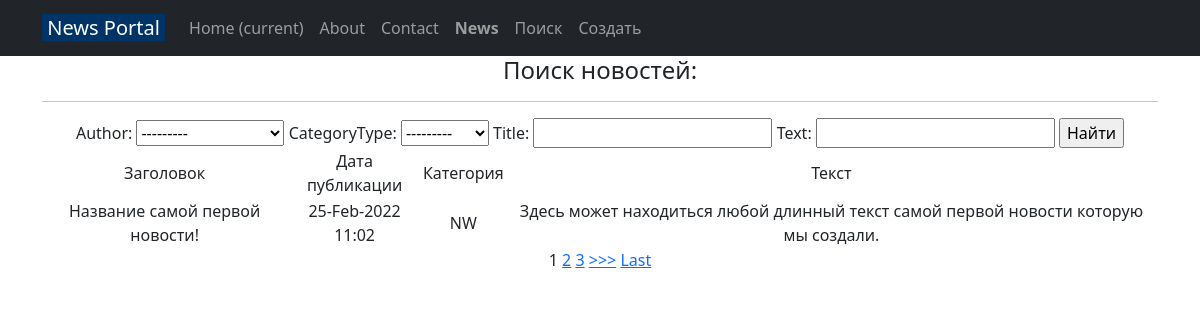
The app's page /news/search/ with its own data.
### news/models.py (models this page shows, shortened)
class Post(models.Model):
    author = models.ForeignKey(Author, on_delete=models.CASCADE)
    NEWS = 'NW'
    ARTICLE = 'AR'
    CATEGORY_CHOICES = (
        (NEWS, 'Новость'),
        (ARTICLE, 'Статья'),
    )
    categoryType = models.CharField(max_length=2, choices=CATEGORY_CHOICES, default=ARTICLE)
    dateCreation = models.DateTimeField(auto_now_add=True)
    postCategory = models.ManyToManyField(Category, through='PostCategory')
    title = models.CharField(max_length=128)
    text = models.TextField()
    rating = models.SmallIntegerField(default=0)
    class Meta:
        verbose_name = 'Новость'
        verbose_name_plural = 'Новости'

### news/views.py (the view)
# urls.py: path('search/', PostSearch.as_view(), name='search'), # Ссылка на вкладку "Поиск"
class PostSearch(PostList):
    template_name = 'flatpages/search.html'
    context_object_name = 'search'
    queryset = Post.objects.all()
    paginate_by = 1

### news/forms.py
class PostForm(ModelForm):
    check_box = BooleanField(label='Ало, Галочка!')  # добавляем галочку, или же true-false поле
    class Meta:
        model = Post
        fields = ['author', 'title', 'categoryType', 'text', 'check_box']

### news/templatetags/custom_filters.py (called while the page is built)
@register.filter(name='censor')
def censor(value):
    for word in censor_list:
        value = value.replace(word, '***')
    return value

### news/views.py (called while the page is built)
    def get_filter(self):
        return PostFilter(self.request.GET, queryset=super().get_queryset())

    def get_queryset(self):
        return self.get_filter().qs

    def get_context_data(self, **kwargs):
        context = super().get_context_data(**kwargs)
        context['time_now'] = datetime.utcnow()
        context['filter'] = PostFilter(self.request.GET, queryset=self.get_queryset())
        context['categories'] = Category.objects.all()
        context['form'] = PostForm()
        return context

### templates/flatpages/search.html (shortened to what this page needs)
{% extends 'flatpages/default.html' %}
{% load custom_filters %}
{% block content %}
    <h4>Поиск новостей:</h4>
    <hr>
<form method="GET">
    {{ filter.form }}
    <input type="submit" value="Найти">
</form>
{% if search %}
    <table>
        <tr>
            <td>
                Заголовок
            </td>
            <td>
                Дата публикации
            </td>
            <td>
                Категория
            </td>
            <td>
                Текст
            </td>
        </tr>
    {% for news in search %}
        <tr>
            <td>
                {{ news.title|censor }}
            </td>
            <td>
                {{ news.dateCreation|date:'d-M-Y H:m' }}
            </td>
            <td>
                {{ news.categoryType }}
            </td>
            <td>
                {{ news.text|censor }}
            </td>
        </tr>
    {% endfor %}
    </table>
{% endif %}
    {% if is_paginated %}
    {% for num in page_obj.paginator.page_range %}
        {% if page_obj.number == num %}
            <a>{{ num }}</a>
        {% elif num > page_obj.number|add:'-3' and num < page_obj.number|add:'3' %}
            <a href="?page={{ num }}">{{ num }}</a>
        {% endif %}
    {% endfor %}
    {% if page_obj.has_next %}
        <a href="?page={{ page_obj.next_page_number }}">>>></a>
        <a href="?page={{ page_obj.paginator.num_pages }}">Last</a>
    {% endif %}
    {% endif %}
{% endblock content %}

### records on screen
Post: title|censor "Название самой первой новости!", dateCreation "25-Feb-2022 11:02", categoryType "NW", text|censor "Здесь может находиться любой длинный текст самой первой новости которую мы создали."

### other values on screen
{{ num }} "1"
{{ num }} "2" "3"
